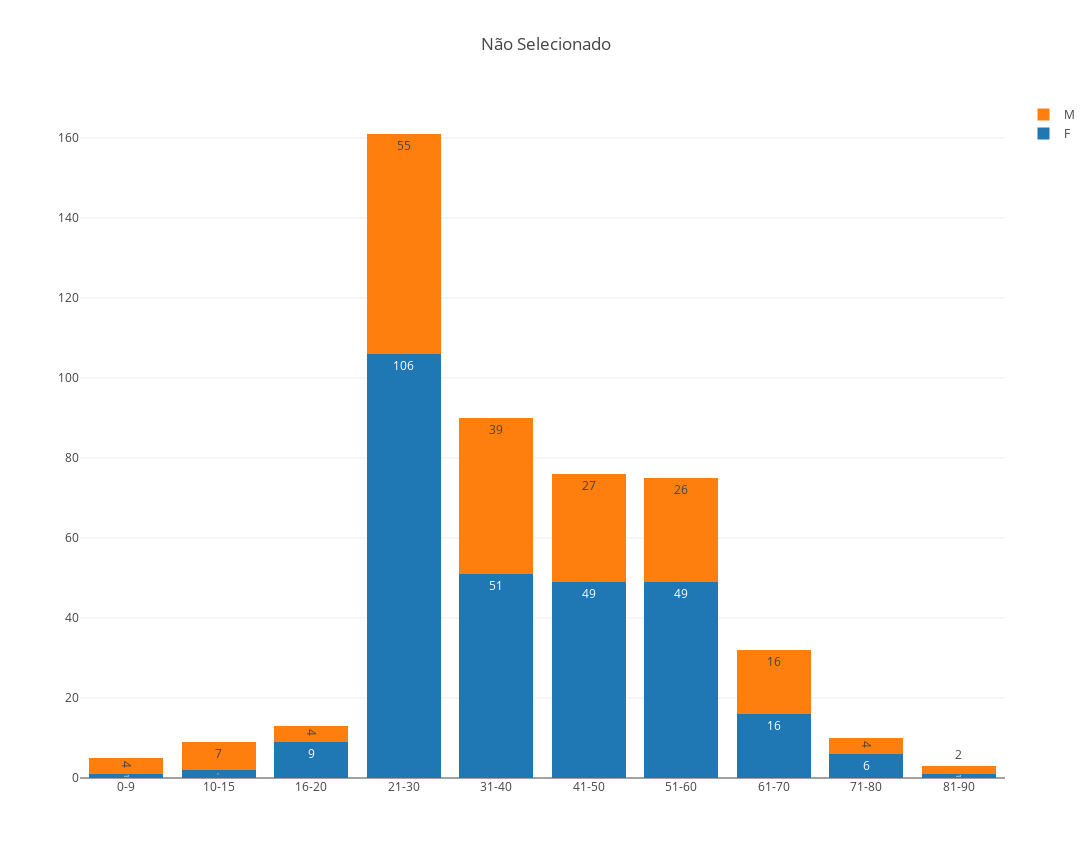

Notebook source saved alongside this figure:
### Code cell
stack_bar(x_m,y_m,x_h,y_h,'Não Selecionado')

### Figure 1 — Plotly figure (JSON) as saved in the notebook; plotly's stock layout.template omitted (floating-point values rounded to 4 significant figures)
{"data": [{"name": "F", "text": ["1", "2", "9", "106", "51", "49", "49", "16", "6", "1"], "textposition": "auto", "type": "bar", "uid": "d6dae898-b07c-405b-9648-5e46c4439551", "x": ["0-9", "10-15", "16-20", "21-30", "31-40", "41-50", "51-60", "61-70", "71-80", "81-90"], "y": [1, 2, 9, 106, 51, 49, 49, 16, 6, 1]}, {"name": "M", "text": ["4", "7", "4", "55", "39", "27", "26", "16", "4", "2"], "textposition": "auto", "type": "bar", "uid": "87d8ce56-981b-4d7f-a888-991e4e6f896c", "x": ["0-9", "10-15", "16-20", "21-30", "31-40", "41-50", "51-60", "61-70", "71-80", "81-90"], "y": [4, 7, 4, 55, 39, 27, 26, 16, 4, 2]}], "layout": {"barmode": "stack", "height": 858, "title": {"text": "Não Selecionado"}, "width": 1272, "xaxis": {"autorange": true, "range": [-0.5, 9.5], "type": "category"}, "yaxis": {"autorange": true, "range": [0, 169.5], "type": "linear"}}}
